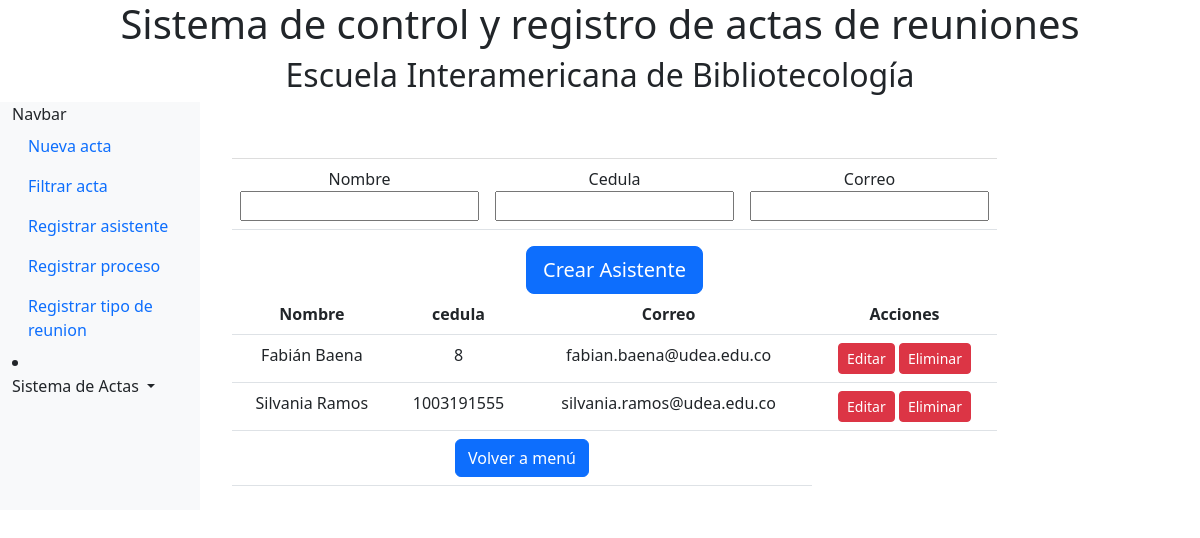
The page /app_registro/RegistroAsistente/ on the database as committed earlier.
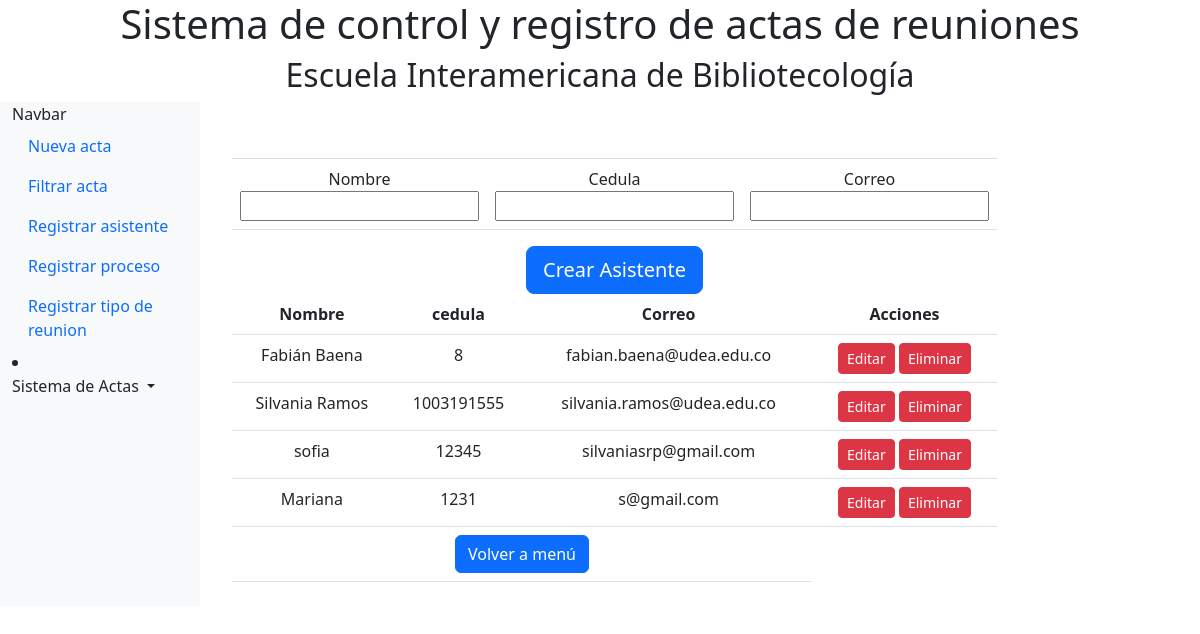
The same page on the database as committed later.
### app_registro/models.py (models this page shows, shortened)
class User(models.Model):
    name = models.CharField(max_length=200, default=None)
    mail = models.CharField(max_length=200,null=True,default=None)
    num_id = models.IntegerField(default=None)

### app_registro/views.py (the view)
# urls.py: path('RegistroAsistente/', views.RegisterAssistant, name='RegisterAssistant'),
def RegisterAssistant(request):
    if request.method == 'POST':
        form = RegisterFormAssistant(request.POST)
        if form.is_valid():
            user = form.save()
            return redirect('RegisterAssistant')
    else:
        form = RegisterFormAssistant()
    users = User.objects.all()
    context = {
            'form': form ,
            'users' : users   }
    return render(request, 'app_registro/usuarios.html', context)

### app_registro/forms.py (shortened to what this page needs)
class RegisterFormAssistant(forms.ModelForm):
    class Meta:
        model = User
        fields = "__all__"

### Templates/app_registro/usuarios.html (shortened to what this page needs)
{% extends 'base.html' %}
{% block content %}
{% load crispy_forms_tags %}
<link rel="stylesheet" href="ruta/al/css/bootstrap-datetimepicker.css">
<main class="col-md-9 ms-sm-auto col-lg-10 px-md-4">
<div class="container mt-5">
  <div class="row justify-content-center">
      <div class="d-flex p-2">
          <form method="post" >
              <table class="table text-center ">
                      <td >
                          <label for="{{ form.name.id_for_label }}">Nombre</label>
                          <div>
                              {{ form.name}}
                          </div>
                      </td>
                      <td>
                        <label for="{{ form.num_id.id_for_label }}">Cedula</label>
                        <div>
                            {{ form.num_id }}
                        </div>
                      <td>
                          <label for="{{ form.mail.id_for_label }}">Correo</label>
                          <div>
                          {{ form.mail }}
                          </div>
                      </td>
                    </td>
              </table>
              <td colspan="3">
                <div class="text-center">
                    <button type="submit" class="btn btn-primary btn-lg btn-block">Crear Asistente</button>
                </div>
             </td>
             <table class="table text-center">
                <thead>
                  <tr>
                    <th>Nombre</th>
                    <th>cedula</th>
                    <th>Correo</th>
                    <th>Acciones</th>
                  </tr>
                </thead>
                <tbody>
                  {% for user in users %}
                    <tr>
                      <td>{{ user.name }}</td>
                      <td>{{ user.num_id }}</td>
                      <td>{{ user.mail }}</td>
                      <td>
                        <a href="{% url 'EditarUsuario' user.id %}" class="btn btn-danger btn-sm">Editar</a>
                        <a href="{% url 'eliminar_usuario' user.id %}" class="btn btn-danger btn-sm delete-typemeet" data-typemeet-id="{{ user.id }}">Eliminar</a>
                      </td>
                    </tr>
                  {% empty %}
                    <tr>
                      <td colspan="5">No se encontraron actas.</td>
                    </tr>
                  {% endfor %}
                </tbody>
                  <td colspan="3" class="text-center">
                    <a href="{% url 'menu' %}" class="btn btn-primary">Volver a menú</a>
                  </td>
              </table>
          </form>
        </main>
      </div>
  </div>
{% endblock %}

Rows that differ between the two databases and show on the page:
added User: name "sofia", num_id "12345", mail "silvaniasrp@gmail.com"
added User: name "Mariana", num_id "1231", mail "s@gmail.com"
